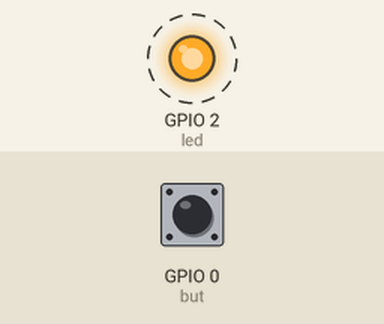
Recording of a program running on a simulated ESP32 board running MicroPython. Shown: output pins drawn as LEDs (lit = HIGH). Dashed ring = blinking. The inputs (shaded band) are chosen by the test bench; at power-on: GPIO 0 (but) HIGH. What the program prints to the serial console is not drawn.

Above: at 1.2 s.
1.3 s: GPIO 0 (but) pulled LOW for 0.15 s
Timing chart, 0 to 10.3 s (numbered marks = the images above; inputs shaded):
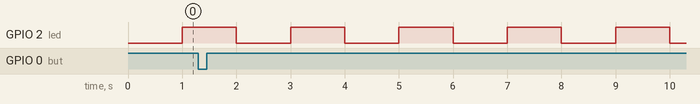

The program:

main.py
```python
from machine import Timer,Pin

timer = Timer(0)

led = Pin(2,Pin.OUT)
but = Pin(0, Pin.IN)

def buttons_irq(pin):
    print('Triggered')

but.irq(trigger=Pin.IRQ_FALLING, handler=buttons_irq)

timer.init(period=1000, mode=Timer.PERIODIC, callback = lambda t: led.value(not led.value()))
```

Measured:
- by itself, GPIO 2 (led): alternates HIGH for 1.0 s and LOW for 1.0 s
